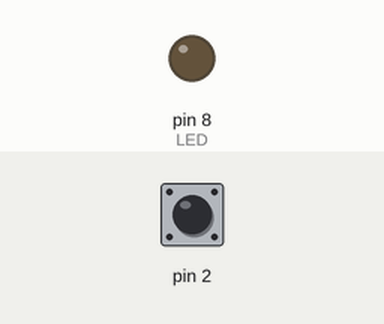
This sketch was run on a simulated Arduino Uno, built with avr-gcc and run on an emulated ATmega328P. Parts: output pins drawn as LEDs (lit = HIGH). The test bench sets the inputs (shaded band); at power-on: pin 2 HIGH.

Above: at 1.2 s.
1.3 s: pin 2 pulled LOW for 0.15 s
At 2.4 s:
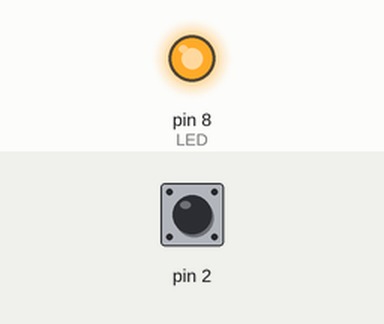
2.9 s: pin 2 pulled LOW for 1 s
At 3.6 s:
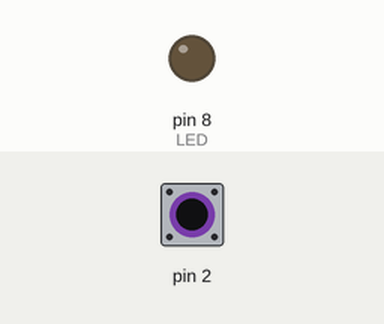
5.4 s: pin 2 pulled LOW for 3.2 s
At 6.7 s:
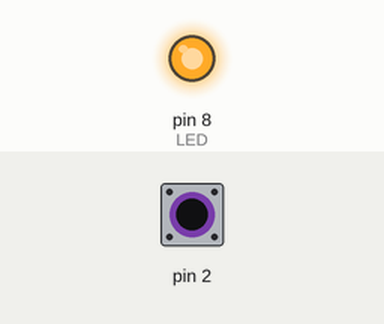
Timing chart, 0 to 8.4 s (numbered marks = the images above; inputs shaded):
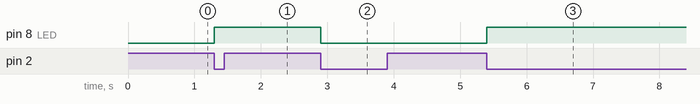

Measured:
- after the input at 1.3 s, pin 8 (LED): LOW → HIGH at once
- after the input at 2.9 s, pin 8 (LED): HIGH → LOW at once
- after the input at 5.4 s, pin 8 (LED): LOW → HIGH at once

The sketch:

HW3-Problem5.ino
```cpp
// Adv. Mech Spring 2025
// Team 3 Santiago Bernheim - Alejandro Ojeda - Nishant Pushparaju
// HW3 Problem 5

volatile bool flag = false;
volatile unsigned long last = 0;

void setup() {
  pinMode(2, INPUT_PULLUP);
  attachInterrupt(digitalPinToInterrupt(2), isr, FALLING);
  pinMode(8, OUTPUT);
}

void loop() {
  if (flag && (millis() - last >= 200)) {
    PORTB ^= (1 << PB0); // Toggle LED (PB0)
    flag = false;
    last = millis(); // Save the last time that the led was toggled. to avoid toggling continuous
  }
}

void isr() {
  // We are only allowing to set the flag if last time was change was 200miliseconds ago.
  // Debouncing is necessary  because of the mechanical contact the signal goes low multiple times for a single push.
  if (millis() - last >= 200) {
    flag = true;
  }
}
```
